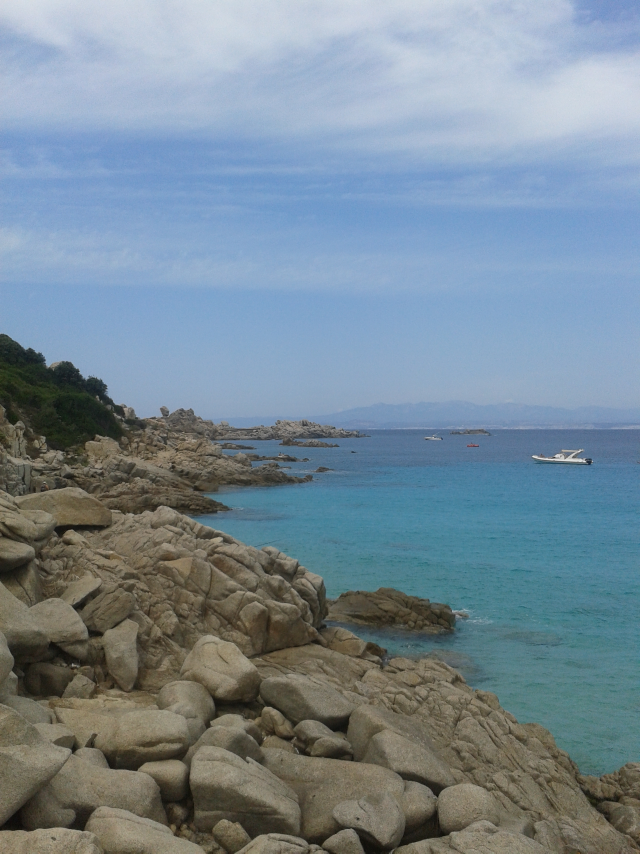
#> input picture samples/D01_I_nat_0001.chain_502c0eb0_1771466632.step2.discord.jpg, 1920 x 2560 px (shown at 1/3 size); its folder holds only this picture in this run
$ python -i extract_features.py   (imports and definitions only)
#> lines starting #> are read from the running program, lines starting #| are printed output that depends on the picture
### core/forensic_features.py
"""
forensic_features.py
====================
Research-grade forensic feature extractor for JPEG images processed through
social-media compression chains.

Feature vector layout (fixed 272-dimensional NumPy array):
  [0:21]    DCT AC histogram bins
  [21:42]   DCT coefficient energy map
  [42:123]  Intra-block Markov transition features (T=4, 81 dims)
  [123:187] Luminance Q-table (64 dims)
  [187:191] Luma Q-table stats: [mean, std, min, max]
  [191:231] Chrominance Q-table (40 dims)
  [231:235] Chroma Q-table stats: [mean, std, min, max]
  [235:241] Metadata flags (6 dims)
  [241:247] Structural stats (6 dims)
  [247:252] Double-compression ghost peaks (AC1-AC5 empty bins ratio, 5 dims)
  [252:258] Q-Table Backtracking (L1 distance to 6 standard tables, 6 dims)
  [258:267] Benford's Law Distribution Analysis (AC leading digit prob, 9 dims)
  [267:272] Container Byte Analysis (APP0, APP1, DHT structure flags, 5 dims)

Total: 272 dimensions
"""

import numpy as np
import math
import io
import os
import struct
from PIL import Image, ExifTags

# ─────────────────────────────────────────────
#  Zigzag scan order for 8x8 DCT block
# ─────────────────────────────────────────────
ZIGZAG_ORDER = [
    (0,0),(0,1),(1,0),(2,0),(1,1),(0,2),(0,3),(1,2),
    (2,1),(3,0),(4,0),(3,1),(2,2),(1,3),(0,4),(0,5),
    (1,4),(2,3),(3,2),(4,1),(5,0),(6,0),(5,1),(4,2),
    (3,3),(2,4),(1,5),(0,6),(0,7),(1,6),(2,5),(3,4),
    (4,3),(5,2),(6,1),(7,0),(7,1),(6,2),(5,3),(4,4),
    (3,5),(2,6),(1,7),(2,7),(3,6),(4,5),(5,4),(6,3),
    (7,2),(7,3),(6,4),(5,5),(4,6),(3,7),(4,7),(5,6),
    (6,5),(7,4),(7,5),(6,6),(5,7),(6,7),(7,6),(7,7),
]
AC_ZIGZAG = ZIGZAG_ORDER[1:22]

FEATURE_DIM = 272

Q_TABLE_LIBRARY = {
    '2024 Facebook': np.array([4, 3, 3, 4, 3, 3, 4, 4, 3, 4, 5, 4, 4, 5, 6, 10, 7, 6, 6, 6, 6, 13, 9, 10, 8, 10, 15, 13, 16, 16, 15, 13, 15, 14, 17, 19, 24, 20, 17, 18, 23, 18, 14, 15, 21, 28, 21, 23, 25, 25, 27, 27, 27, 16, 20, 29, 31, 29, 26, 31, 24, 26, 27, 26], dtype=np.float32),
    '2024 Flickr': np.array([4, 3, 3, 4, 3, 3, 4, 4, 3, 4, 4, 4, 4, 5, 6, 10, 7, 6, 6, 6, 6, 13, 9, 10, 7, 10, 15, 13, 16, 16, 15, 13, 14, 14, 17, 19, 24, 20, 17, 17, 23, 18, 14, 14, 21, 29, 21, 23, 25, 26, 27, 27, 27, 16, 20, 29, 32, 29, 26, 31, 24, 26, 27, 26], dtype=np.float32),
    '2024 Twitter': np.array([5, 3, 4, 4, 4, 3, 5, 4, 4, 4, 5, 5, 5, 6, 7, 12, 8, 7, 7, 7, 7, 15, 11, 11, 9, 12, 17, 15, 18, 18, 17, 15, 17, 17, 19, 22, 28, 23, 19, 20, 26, 21, 17, 17, 24, 33, 24, 26, 29, 29, 31, 31, 31, 19, 23, 34, 36, 34, 30, 36, 28, 30, 31, 30], dtype=np.float32),
    '2026 Telegram': np.array([4, 3, 3, 4, 3, 3, 4, 4, 3, 4, 5, 4, 4, 5, 6, 10, 7, 6, 6, 6, 6, 13, 9, 10, 8, 10, 15, 13, 16, 16, 15, 13, 15, 14, 17, 19, 24, 20, 17, 18, 23, 18, 14, 15, 21, 28, 21, 23, 25, 25, 27, 27, 27, 16, 20, 29, 31, 29, 26, 31, 24, 26, 27, 26], dtype=np.float32),
    '2026 Slack': np.array([1, 1, 1, 1, 1, 1, 1, 1, 1, 1, 1, 1, 1, 2, 2, 3, 2, 2, 2, 2, 2, 4, 3, 3, 2, 3, 5, 4, 5, 5, 5, 4, 4, 4, 5, 6, 7, 6, 5, 5, 7, 6, 4, 4, 6, 9, 6, 7, 8, 8, 8, 8, 8, 5, 6, 9, 10, 9, 8, 10, 7, 8, 8, 8], dtype=np.float32),
    '2026 Discord': np.array([1, 1, 1, 1, 1, 1, 1, 1, 1, 1, 1, 1, 1, 1, 2, 4, 2, 2, 2, 2, 2, 4, 3, 3, 2, 4, 4, 5, 6, 5, 5, 5, 5, 5, 5, 6, 6, 6, 6, 6, 6, 6, 5, 5, 7, 7, 7, 7, 7, 8, 8, 8, 8, 6, 7, 9, 9, 9, 9, 9, 9, 9, 9, 9], dtype=np.float32),
}

def _dct_matrix_8():
    mat = np.zeros((8, 8))
    for u in range(8):
        for v in range(8):
            alpha = 1.0 / math.sqrt(2) if u == 0 else 1.0
            mat[u, v] = alpha * math.cos((2 * v + 1) * u * math.pi / 16.0)
#> in extract_single, img is the input picture: PIL image 1920x2560 RGB; mean R, G, B 119.6, 137.2, 149.4
    return mat * math.sqrt(2.0 / 8)

_DCT_MATRIX = _dct_matrix_8()

def _parse_jpeg_header(path: str) -> dict:
    info = {"q_tables": {}, "is_progressive": False, "width": 0, "height": 0, "markers_seen": []}
    try:
        with open(path, "rb") as f:
            data = f.read()
        i = 0
        if data[0:2] != b'\xff\xd8': return info
        i = 2
        while i < len(data) - 1:
            if data[i] != 0xFF:
                i += 1
                continue
            marker = data[i:i+2]
            if marker not in info["markers_seen"]:
                if marker in [b'\xff\xe0', b'\xff\xe1', b'\xff\xdb', b'\xff\xc4']:
                    info["markers_seen"].append(marker)
            i += 2
            if marker == b'\xff\xd9': break
            if marker in (b'\xff\xd8', b'\xff\x01'): continue
            if i + 2 > len(data): break
            length = struct.unpack(">H", data[i:i+2])[0]
            segment = data[i+2:i+length]
            i += length

            if marker == b'\xff\xdb':
                j = 0
                while j < len(segment):
                    qt_info = segment[j]
                    precision = (qt_info >> 4) & 0xF
                    table_id = qt_info & 0xF
                    j += 1
                    table_bytes = 64 if precision == 0 else 128
                    if precision == 0:
                        qt_zz = np.array(list(segment[j:j+table_bytes]), dtype=np.float32)
                    else:
                        qt_zz = np.array([struct.unpack(">H", segment[j+k*2:j+k*2+2])[0] for k in range(64)], dtype=np.float32)
                    j += table_bytes

                    # Un-zigzag it into natural grid order to match PIL and Q_TABLE_LIBRARY
                    qt_nat = np.zeros(64, dtype=np.float32)
                    for idx, (u, v) in enumerate(ZIGZAG_ORDER):
                        qt_nat[u*8 + v] = qt_zz[idx]

                    info["q_tables"][table_id] = qt_nat
            elif marker == b'\xff\xc0':
                if len(segment) >= 5:
                    info["height"] = struct.unpack(">H", segment[1:3])[0]
                    info["width"]  = struct.unpack(">H", segment[3:5])[0]
            elif marker == b'\xff\xc2':
                info["is_progressive"] = True
                if len(segment) >= 5:
                    info["height"] = struct.unpack(">H", segment[1:3])[0]
                    info["width"]  = struct.unpack(">H", segment[3:5])[0]
    except Exception:
        pass
    return info

class ForensicFeatureExtractor:
    def __init__(self, num_blocks_sample: int = 2000):
        self.num_blocks_sample = num_blocks_sample

    def extract(self, image_path: str) -> np.ndarray:
        vec = np.zeros(FEATURE_DIM, dtype=np.float32)
        try:
            header = _parse_jpeg_header(image_path)
            file_size = os.path.getsize(image_path)

            img = Image.open(image_path)
            if img.mode not in ("RGB", "L", "YCbCr"): img = img.convert("RGB")
            width, height = img.size
#> width = 1920; height = 2560

            img_ycbcr = img.convert("YCbCr")
#> img_ycbcr: PIL image 1920x2560 YCbCr; mean of channels 0, 1, 2 132.9, 136.7, 117.9
            y_full = np.array(img_ycbcr, dtype=np.float32)[:, :, 0]
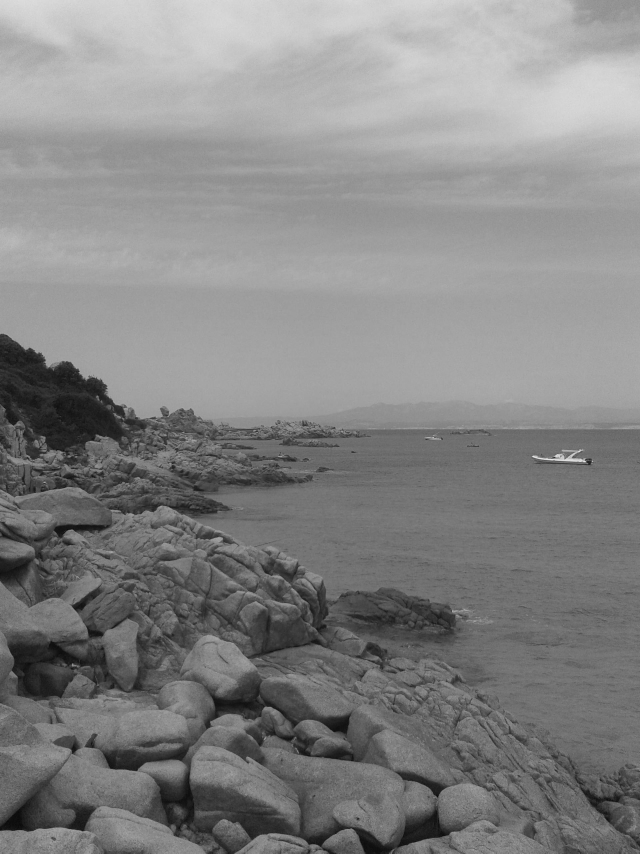
#> y_full: shape (2560, 1920) float32 (shown at 1/3 size); min 0, max 240, mean 132.9

            h, w = y_full.shape
#> h = 2560; w = 1920
            y = y_full[:(h//8)*8, :(w//8)*8]
            blocks = y.reshape(h//8, 8, w//8, 8).transpose(0, 2, 1, 3).reshape(-1, 8, 8)
            n_blocks = len(blocks)
#> n_blocks = 76800

            if n_blocks > self.num_blocks_sample:
                rng = np.random.default_rng(seed=42)
                blocks = blocks[rng.choice(n_blocks, self.num_blocks_sample, replace=False)]

            blocks_c = blocks - 128.0
            D = _DCT_MATRIX
            dct_blocks = D @ blocks_c @ D.T

            # 1. DCT AC Histogram & 2. Energy
            ac_means = np.zeros(21, dtype=np.float32)
            for k, (u, v) in enumerate(AC_ZIGZAG):
                ac_means[k] = float(np.mean(np.abs(dct_blocks[:, u, v])))
#> after the loop, ac_means = 21 values, max 17.83 at index 1, min 0.456 at index 20, mean 5.11
            g_max = np.max(ac_means) if np.max(ac_means) > 0 else 1.0
#> g_max = 17.83
            vec[0:21] = ac_means / g_max

            dc_energy = max(float(np.mean(np.abs(dct_blocks[:, 0, 0]))), 1.0)
#> dc_energy = 297
            ac_energy = np.zeros(21, dtype=np.float32)
            for k, (u, v) in enumerate(AC_ZIGZAG):
                ac_energy[k] = float(np.mean(np.abs(dct_blocks[:, u, v]))) / dc_energy
#> after the loop, ac_energy = 21 values, max 0.06 at index 1, min 0.00154 at index 20, mean 0.0172
            vec[21:42] = np.clip(ac_energy, 0, 1)

            # 3. Intra-block Markov transitions (T=4) -> 81 dims
            # Quantize AC coefficients to integers in range [-4, 4].
            # This captures spatial adjacency probability (Markov matrix) for block shape boundaries,
            # which is highly resistant to subsequent JPEG quantizations because it measures structure rather than raw values.
            intra_markov = np.zeros((9, 9), dtype=np.float32)
            # Take first 21 ACs for intra-block transitions
            for k in range(20):
                u1, v1 = AC_ZIGZAG[k]
                u2, v2 = AC_ZIGZAG[k+1]
                c1 = np.clip(np.round(dct_blocks[:, u1, v1]), -4, 4).astype(int) + 4
                c2 = np.clip(np.round(dct_blocks[:, u2, v2]), -4, 4).astype(int) + 4
                for v_from, v_to in zip(c1, c2):
                    intra_markov[v_from, v_to] += 1

            row_sums = intra_markov.sum(axis=1, keepdims=True)
#> row_sums = [7242, 49, 129, 2025, 20946, 2013, 128, 54, 7414]
            row_sums[row_sums == 0] = 1
            intra_markov /= row_sums
            vec[42:123] = intra_markov.flatten()

            # 4. Luma Q-table & Stats
            luma_qt = header["q_tables"].get(0, getattr(img, "quantization", {}).get(0, None))
#> luma_qt = 64 values, max 61 at index 53, min 5 at index 2, mean 29.03
            if luma_qt is not None and len(luma_qt) >= 64:
                qt_vals = np.array(luma_qt[:64], dtype=np.float32)
#> qt_vals has the same summary as luma_qt
                vec[123:187] = qt_vals / 255.0
                vec[187] = float(np.mean(qt_vals)) / 255.0
                vec[188] = float(np.std(qt_vals)) / 255.0
                vec[189] = float(np.min(qt_vals)) / 255.0
                vec[190] = float(np.max(qt_vals)) / 255.0
            else:
                qt_vals = np.zeros(64, dtype=np.float32) # Fallback zero vector; used for Q-table L1 distance calculation below

            # 5. Chroma Q-table & Stats
            chroma_qt = header["q_tables"].get(1, getattr(img, "quantization", {}).get(1, None))
#> chroma_qt = 64 values, max 50 at index 4, min 9 at index 0, mean 43.44
            if chroma_qt is not None and len(chroma_qt) >= 40:
                cq = np.array(chroma_qt[:40], dtype=np.float32)
#> cq = 40 values, max 50 at index 4, min 9 at index 0, mean 39.5
                vec[191:231] = cq / 255.0
                vec[231] = float(np.mean(chroma_qt)) / 255.0
                vec[232] = float(np.std(chroma_qt)) / 255.0
                vec[233] = float(np.min(chroma_qt)) / 255.0
                vec[234] = float(np.max(chroma_qt)) / 255.0

            # 6. Meta
            exif_data = img._getexif() if hasattr(img, '_getexif') else None
            if exif_data:
                exif = {ExifTags.TAGS.get(k, k): v for k, v in exif_data.items()}
                vec[235] = 1.0
                vec[236] = 1.0 if "DateTimeOriginal" in exif else 0.0
                vec[237] = float(abs(hash(str(exif.get("Software", "")).strip())) % 1_000_000) / 1e6
            vec[238] = 1.0 if len(header["q_tables"]) > 0 else 0.0
            vec[239] = min(float(np.sum(header["q_tables"][0])) / 6400.0, 1.0) if 0 in header["q_tables"] else 0.0
            vec[240] = 1.0 if header["is_progressive"] else 0.0

            # 7. Structural
            hw, ww = header.get("height", height) or height, header.get("width", width) or width
#> hw = 2560; ww = 1920
            vec[241] = min(ww / 10000.0, 1.0)
            vec[242] = min(hw / 10000.0, 1.0)
            vec[243] = min(file_size / max(ww * hw, 1) / 10.0, 1.0)
            vec[244] = float(np.clip(np.mean(y_full) / 255.0, 0, 1))
            vec[245] = float(np.clip(np.std(y_full)  / 255.0, 0, 1))

            hb = y_full[7::8, :]
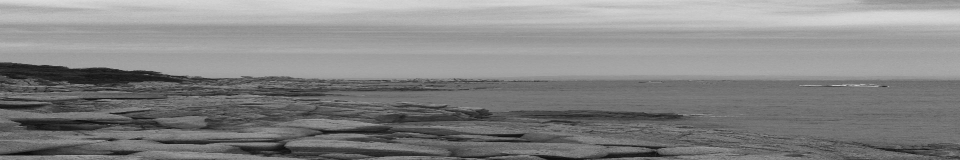
#> hb: shape (320, 1920) float32 (shown at 1/2 size); min 0, max 238, mean 132.7
            hn = y_full[8::8, :]
            min_r = min(len(hb), len(hn))
#> min_r = 319
            bbd = float(np.mean(np.abs(hb[:min_r].astype(float) - hn[:min_r].astype(float)))) / 255.0 if min_r > 0 else 0.0
#> bbd = 0.0145
            vec[246] = float(np.clip(bbd, 0, 1))

            # 8. Ghost Peaks (Empty Bins AC1-AC5)
            # Detects "Double Compression Artifacts". When a signal is quantized by step Q1
            # and then re-quantized by Q2 (where Q1 < Q2), periodic gaps ("ghost peaks")
            # appear in the resulting DCT histogram. We measure the % of empty bins.
            ghost_peaks = np.zeros(5, dtype=np.float32)
            for k in range(5):
                u, v = AC_ZIGZAG[k]
                c = np.round(dct_blocks[:, u, v])
                c_min, c_max = int(np.min(c)), int(np.max(c))
                span = c_max - c_min
                if span > 0:
                    hist, _ = np.histogram(c, bins=np.arange(c_min, c_max + 2))
                    ghost_peaks[k] = float(np.sum(hist == 0)) / float(span)
#> this loop made 5 passes
#> (c_min, c_max, span) on passes 1 to 5: (-185, 181, 366), (-372, 390, 762), (-260, 141, 401), (-100, 133, 233), (-74, 86, 160)
#> after the loop, ghost_peaks = [0.609, 0.755, 0.708, 0.584, 0.45]
            vec[247:252] = ghost_peaks

            # 9. Q-Table Backtracking (L1 Distances)
            # Distance calculated against denormalized Qt_vals (0-255)
            # Then we divide by (64*255) to normalize L1 dist to [0,1]. Small = high match.
            q_dist = np.zeros(6, dtype=np.float32)
            lib_keys = ['2024 Facebook', '2024 Flickr', '2024 Twitter', '2026 Telegram', '2026 Slack', '2026 Discord']
            for i, name in enumerate(lib_keys):
                t_ref = Q_TABLE_LIBRARY[name]
                l1 = float(np.sum(np.abs(qt_vals - t_ref)))
                q_dist[i] = l1 / (64.0 * 255.0)
#> this loop made 6 passes
#> l1 on passes 1 to 6: 949, 947, 843, 949, 1566, 1554
#> after the loop, q_dist = [0.0581, 0.058, 0.0517, 0.0581, 0.096, 0.0952]
            vec[252:258] = q_dist

            # 10. First-Digit Benford's Law (AC coeff 1-9)
            ac_coeffs = dct_blocks[:, [u for u, v in AC_ZIGZAG], [v for u, v in AC_ZIGZAG]].flatten()
            ac_nonzero = np.abs(ac_coeffs[np.abs(ac_coeffs) >= 1])
#> ac_nonzero = 15776 values, max 390.4 at index 5173, min 1 at index 9407, mean 13.22
            benford = np.zeros(9, dtype=np.float32)
            if len(ac_nonzero) > 0:
                first_digits = np.array([int(str(int(c))[0]) for c in ac_nonzero])
#> first_digits = 15776 values, max 9 at index 18, min 1 at index 0, mean 4.11
                hist, _ = np.histogram(first_digits, bins=np.arange(1, 11))
#> hist = [5459, 1356, 514, 704, 1494, 2153, 1871, 1270, 955]
                benford = hist.astype(np.float32) / len(ac_nonzero)
#> benford = [0.346, 0.086, 0.0326, 0.0446, 0.0947, 0.136, 0.119, 0.0805, 0.0605]
            vec[258:267] = benford

            # 11. Container Flags (APP0, APP1, DHT structure)
            m_seen = header.get("markers_seen", [])
            has_app0 = 1.0 if b'\xff\xe0' in m_seen else 0.0
            has_app1 = 1.0 if b'\xff\xe1' in m_seen else 0.0
            has_dht  = 1.0 if b'\xff\xc4' in m_seen else 0.0

            # Order tracking
            dqt_before_dht = 0.0
            if b'\xff\xdb' in m_seen and b'\xff\xc4' in m_seen:
                dqt_before_dht = 1.0 if m_seen.index(b'\xff\xdb') < m_seen.index(b'\xff\xc4') else 0.0

            has_dht_before_dqt = 1.0 if (b'\xff\xc4' in m_seen and b'\xff\xdb' in m_seen and m_seen.index(b'\xff\xc4') < m_seen.index(b'\xff\xdb')) else 0.0

            vec[267:272] = [has_app0, has_app1, has_dht, dqt_before_dht, has_dht_before_dqt]

        except Exception as e:
            # Extraction failed silently; caller receives a zero vector.
            pass

        return vec

    @property
    def feature_dim(self) -> int:
        return FEATURE_DIM

    # [25 lines left out: function feature_names, not called in this run]

### core/extract_features.py
"""
extract_features.py
======================
Phase 7: Augmented Chain Training - Feature Extraction

Extracts the 258-dimensional features exclusively from the intermediate chain steps
(Step 1 and Step 2) generated in 2026. This data will be used to train the
History-Aware Residual Random Forest, allowing it to mathematically understand
what "Telegram->Discord" structural boundaries actually look like, breaking the Loop Collapse.
"""

import os
import glob
import time
from pathlib import Path
import numpy as np
from concurrent.futures import ProcessPoolExecutor, as_completed
from collections import defaultdict

from forensic_features import ForensicFeatureExtractor, FEATURE_DIM

RESULTS_2026 = Path("results_2026/results_2026")
CACHE_FILE = "phase7_features_cache.npz"

import tempfile
from PIL import Image

def extract_single(img_path):
    ext = ForensicFeatureExtractor()
    fname = os.path.basename(img_path)

    # 1. Ghost Simulation: Simulate subsequent platform compression
    with tempfile.NamedTemporaryFile(suffix=".jpg", delete=False) as tmp:
        tmp_name = tmp.name

    try:
        img = Image.open(img_path)
        if img.mode not in ("RGB", "L", "YCbCr"): img = img.convert("RGB")
        img.save(tmp_name, format="JPEG", quality=75)

        vec = ext.extract(tmp_name)
    finally:
        if os.path.exists(tmp_name):
            os.remove(tmp_name)

    # 2. Extract chain_id for the leak-free test split
    chain_id = "unknown"
    try:
        chain_id = fname.split(".chain_")[1].split(".step")[0]
    except Exception:
        pass

    return fname, chain_id, vec

# [50 lines left out: function main, not called in this run]

# [2 lines not run here, left out]

>>> result = extract_single('../samples/D01_I_nat_0001.chain_502c0eb0_1771466632.step2.discord.jpg')

$ run again, on samples/D01_I_nat_0002.chain_1a75f9bb_1771477474.step2.telegram.jpg
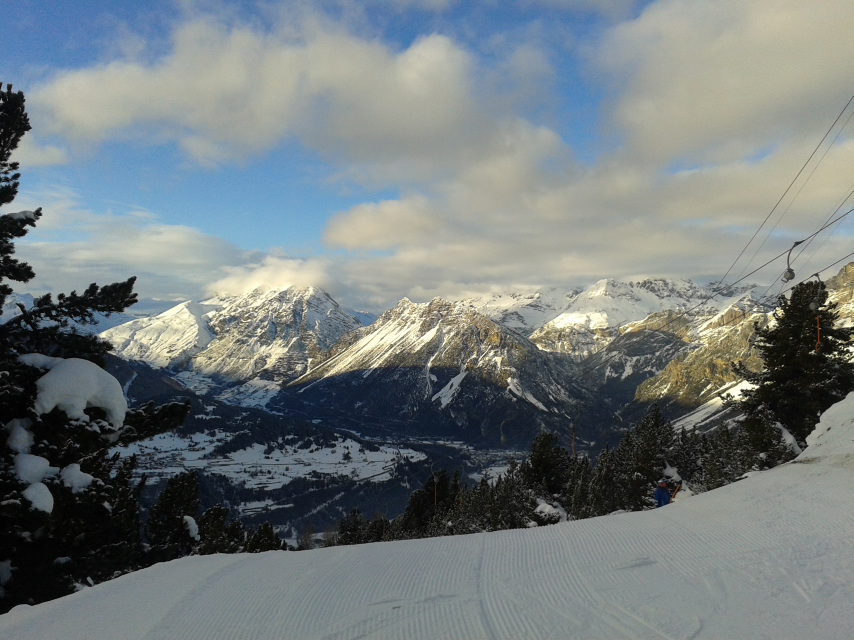
#> input picture samples/D01_I_nat_0002.chain_1a75f9bb_1771477474.step2.telegram.jpg, 2560 x 1920 px (shown at 1/3 size)
#> in extract_single, img is the input picture: PIL image 2560x1920 RGB; mean R, G, B 115.5, 123.8, 125.1
#> img_ycbcr: PIL image 2560x1920 YCbCr; mean of channels 0, 1, 2 121, 129.7, 123.4
#> in extract, `y_full = np.array(img_ycbcr, dtype=np.float32)[:, :, 0]`:
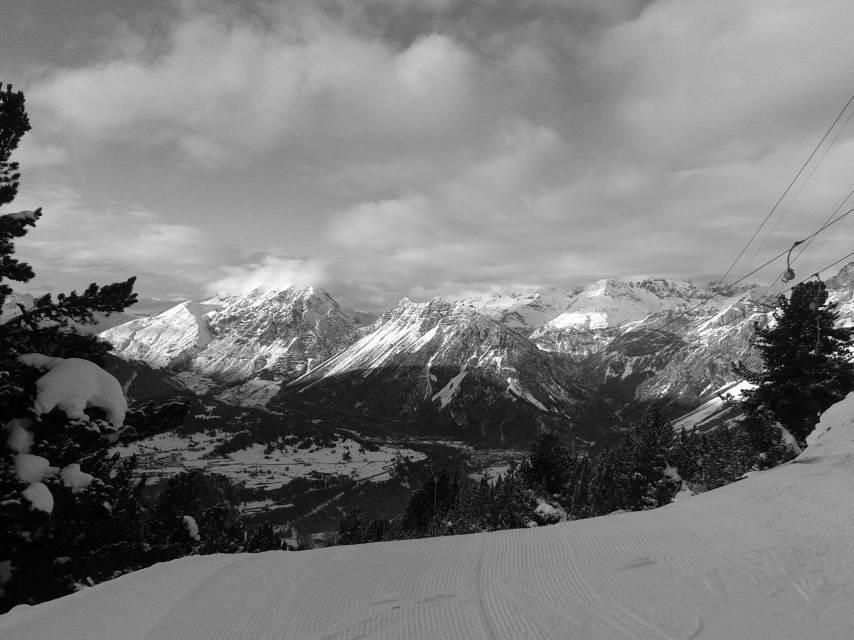
#> y_full: shape (1920, 2560) float32 (shown at 1/3 size); min 0, max 255, mean 121
#> n_blocks = 76800
#> after the loop in extract, `for k, (u, v) in enumerate(AC_ZIGZAG):`: ac_means = 21 values, max 25.93 at index 1, min 2.18 at index 14, mean 9.63
#> g_max = 25.93
#> dc_energy = 356.1
#> after the loop in extract, `for k, (u, v) in enumerate(AC_ZIGZAG):`: ac_energy = 21 values, max 0.0728 at index 1, min 0.00613 at index 14, mean 0.027
#> row_sums = [10068, 62, 220, 2469, 13976, 2602, 233, 61, 10309]
#> luma_qt = 64 values, max 61 at index 53, min 5 at index 2, mean 29.03
#> qt_vals has the same summary as luma_qt
#> chroma_qt = 64 values, max 50 at index 4, min 9 at index 0, mean 43.44
#> cq = 40 values, max 50 at index 4, min 9 at index 0, mean 39.5
#> in extract, `hb = y_full[7::8, :]`:
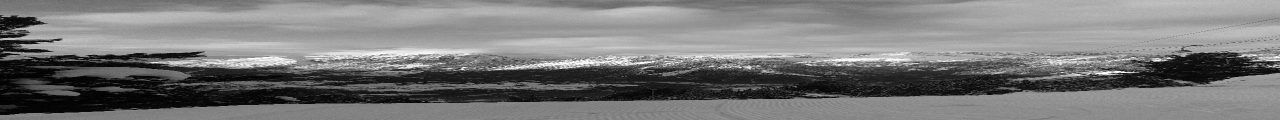
#> hb: shape (240, 2560) float32 (shown at 1/2 size); min 0, max 254, mean 121
#> min_r = 239
#> bbd = 0.0229
#> the loop in extract, `for k in range(5):` made 5 passes
#> (c_min, c_max, span) on passes 1 to 5: (-362, 289, 651), (-349, 546, 895), (-252, 231, 483), (-306, 324, 630), (-338, 199, 537)
#> after the loop in extract, `for k in range(5):`: ghost_peaks = [0.67, 0.713, 0.648, 0.725, 0.728]
#> the loop in extract, `for i, name in enumerate(lib_keys):` made 6 passes
#> l1 on passes 1 to 6: 949, 947, 843, 949, 1566, 1554
#> after the loop in extract, `for i, name in enumerate(lib_keys):`: q_dist = [0.0581, 0.058, 0.0517, 0.0581, 0.096, 0.0952]
#> hist = [7972, 2229, 1171, 1208, 1739, 2590, 2426, 1648, 1279]
#> benford = [0.358, 0.1, 0.0526, 0.0543, 0.0781, 0.116, 0.109, 0.074, 0.0575]
